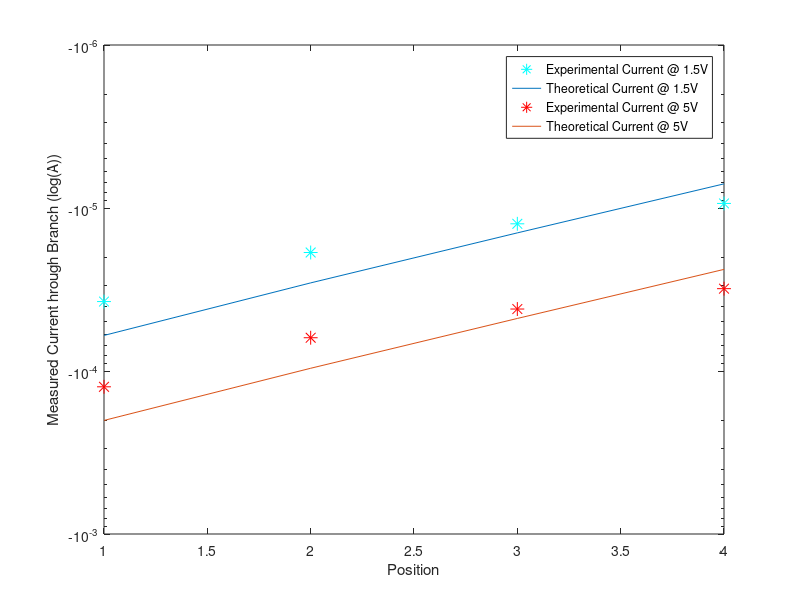

The MATLAB source for this figure:
%% Experiment 1 
load('matlab.mat')
clf
p1 = polyfit(V1,I1,1); %V1 is the x axis, I1 is the y axis, 1 gives us linear coefficients (y=mx+b so p1=[m b])
y1 = polyval(p1,V1); % generates y values using the coefficents from polyfit
t1 = V1./422; % calculate y values theoretically - I=V/R, our resistor was 422 ohms
plot(V1,I1,'*') % plot our experimental results
hold on % for multiple lines on same plot
plot(V1,y1,'m-') % plot the line of best fit (x axis is still our V1)
plot(V1,t1,'c-') % plot theoretical results
legend('Experimental','Best fit (m = 0.0024)','Theoretical') % make a legend - goes in order of what was plotted
xlabel('Voltage (V)') % label x axis
ylabel('Current (A)') % label y axis
slope1 = p1(1); % pull out the slope from the polyfit results

r11 = corrcoef(I1,y1)
r12 = corrcoef(I1,t1)
r13 = corrcoef(y1,t1)


Resistance = 100*slope1;

%% Experiment 2
load('Lab1Data.mat')
p2 = polyfit(Vin2,Vout2,1); % finding linear coefficients for line of best fit
y2= polyval(p2,Vin2); % generate y values for line of best fit
R1 = 9950.3; % R1
R2 = 9933.9; % R2
t2 = (R2/(R1+R2)).*Vin2; % calculate y values theoretically
clf
plot(Vin2,Vout2,'*'); % plot experimental data
hold on
plot(Vin2,y2,'m-'); % plot line of best fit
plot(Vin2,t2,'c-'); % plot theoritcal results
legend('Experimental','Best fit (m = 0.5022)','Theoretical') 
xlabel('Input Voltage (V)')
ylabel('Output Voltage (V)')
slope2 = p2(1); % slope
r21 = corrcoef(Vout2,y2)
r22 = corrcoef(Vout2,t2)
r23 = corrcoef(t2,y2)
%% Experiment 3
p3 = polyfit(Iin3,Iout3,2); % get coefficients
y3= polyval(p3,Iin3); % generate y values
t3 = -(R1/(R1+R2)).*Iin3; % calculate theoretical y values
clf
plot(Iin3,Iout3,'*'); % plot experimental data
hold on
plot(Iin3,y3,'m-','MarkerSize',12); % plot best fit
plot(Iin3,t3,'c-','MarkerSize',10); % plot theoretical results
legend('Experimental','Best fit (m = -0.5022)','Theoretical')
xlabel('Input Current (I)')
ylabel('Output Current (I)')
slope3 = p3(2);
r3 = corrcoef(Iout3,y3)
r31 = corrcoef(Iout3,t3)
R32 = corrcoef(y3,t3)
%% Experiment 4
pos = [10,100,1000,10000];
pos2 = [1,2,3,4];
n = [1, 2, 3, 4]; 

Iouts1 = [IoutR1(16),IoutR2(16),IoutR3(16),IoutR4(16)];
Iexpected1 = [(-1.5/4.)*(1/10000), (-1.5/8.)*(1/10000),(-1.5/12.)*(1/10000),(-1.5/16.)*(1/10000)]

Iouts = [IoutR1(end),IoutR2(end),IoutR3(end),IoutR4(end)];
Iexpected = [(-5/4.)*(1/10000), (-5/8.)*(1/10000),(-5/12.)*(1/10000),(-5/16.)*(1/10000)]

%I_t = [1.5/(

R3 = 99354;
R4 = 99304;
R5 = 99369;
R6 = 99356;
R7 = 99444;
R8 =  99406;
R9 = 99355;
R10 = 99322;
R11 = 99369;
R12 = 99260;
R13 = 99260;
R14 = 99270;
I1exp = -(5/R1)*((R4 + (((1/(R5+R6))+(1/(R7+(((1/(R8+R9))+(1/(R10+(((1/(R11+R12))+(1/(R13+R14)))^-1))))^-1))))^-1))/(R2+R3+(R4 + (((1/(R5+R6))+(1/(R7+(((1/(R8+R9))+(1/(R10+(((1/(R11+R12))+(1/(R13+R14)))^-1))))^-1))))^-1))))
IoutR1(end)
clf
%semilogy(pos2,Iouts1,'*b');
%hold on
%semilogy(pos2,Iexpected1,'*c');
%hold on
%semilogy(pos2,Iouts,'*r');
%hold on
%semilogy(pos2,Iexpected,'*m');
%hold on
semilogy(pos2,Iexpected1,'*c','MarkerSize',10); %theoretical @ 1.5V
hold on
semilogy(pos2,Iouts1,'-','MarkerSize',12); %experimental @ 1.5V
hold on
plot(pos2,Iexpected,'*r','MarkerSize',10); %Eperimental @ 5 volts
hold on
plot(pos2,Iouts,'-','MarkerSize',12); %theoretical @ 5V
legend('Experimental Current @ 1.5V','Theoretical Current @ 1.5V', 'Experimental Current @ 5V','Theoretical Current @ 5V');
ylabel('Measured Current hrough Branch (log(A))');
xlabel('Position');
Iouts
Iexpected
